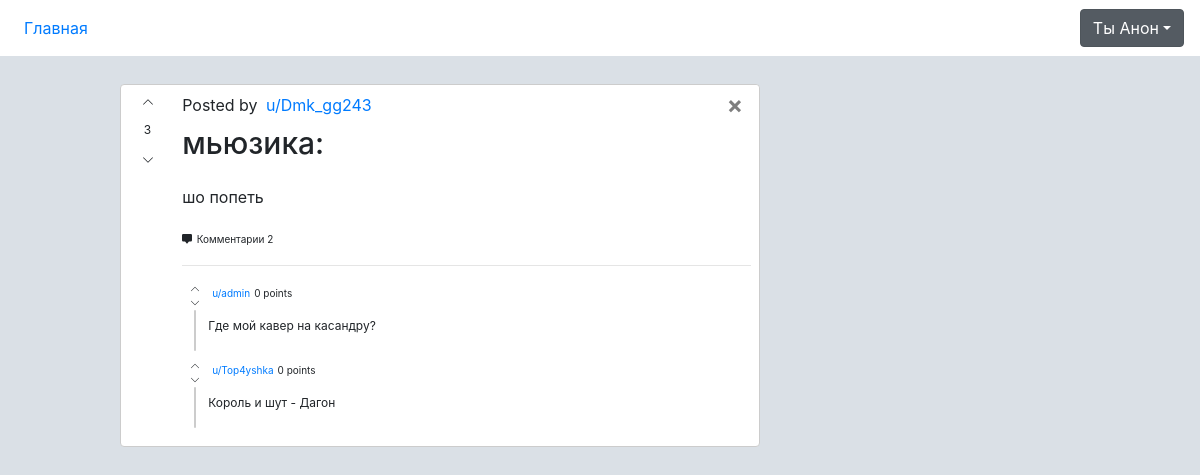
Page /page/36 on the committed database.
### web/models.py (models this page shows, shortened)
class Publication(models.Model):
    community = models.ForeignKey(Communities, on_delete=models.CASCADE, verbose_name='Сообщество', blank=True, null=True)
    author = models.ForeignKey(User, on_delete=models.CASCADE, verbose_name='Автор статьи', blank=True, null=True)
    name = models.CharField(max_length=120, verbose_name="Название")
    create_date = models.DateTimeField(auto_now=True)
    text = models.TextField(verbose_name="Текст")
    karma = models.IntegerField(verbose_name="Популярность статьи", default=0)
    likes = models.ManyToManyField(User, related_name='likes', blank=True)
    dislikes = models.ManyToManyField(User, related_name='dislikes', blank=True)
    class Meta:
        verbose_name = "Статьи"
        verbose_name_plural = "Статьи"

class Comments(models.Model):
    publication = models.ForeignKey(Publication, on_delete=models.CASCADE, verbose_name='Статья', blank=True, null=True, related_name='comments_publication')
    author = models.ForeignKey(User, on_delete=models.CASCADE, verbose_name='Автор комментария', blank=True, null=True)
    create_date = models.DateTimeField(auto_now=True)
    text = models.TextField(verbose_name="Текст комментария")
    status = models.BooleanField(verbose_name="Видемость статьи", default=True)
    karma = models.IntegerField(verbose_name="Популярность комментария", default=0)
    class Meta:
        verbose_name = "Комментарий"
        verbose_name_plural = "Комментарии"

### web/views.py (the view)
# urls.py: path('page/<int:pk>', views.PublicationDetail, name="page"),
def PublicationDetail(request, pk):
    publication = get_object_or_404(Publication, id=pk)
    if request.method == 'POST':
        comment_form = CommentsForm(request.POST or None)
        if comment_form.is_valid():
            text = request.POST.get('text')
            comment = Comments.objects.create(publication=publication, author=request.user, text=text)
            comment.save()
            return HttpResponseRedirect(publication.get_absolute_url())
    else:
        comment_form = CommentsForm()
        rget = str(request)
        pageid = rget[25:-2]
        print(pageid, " - pageid")
        publications = Publication.objects.filter(id=pageid)
        for publication in publications:
            id = publication.id
            author = publication.author
            name = publication.name
            create_date = publication.create_date
            text = publication.text
            karma = publication.karma
            comments_publication = publication.comments_publication.all
        else:
            comments_form = CommentsForm()
        if publication.likes.filter(id=request.user.id).exists():
            is_liked = True
        else:
            is_liked = False
        if publication.dislikes.filter(id=request.user.id).exists():
            is_disliked = True
        else:
            is_disliked = False
        context = {
            'id': id,
            'author': author,
            'name': name,
            'create_date': create_date,
            'text': text,
            'karma': karma,
            'comments_publication': comments_publication,
            'is_liked': is_liked,
            'is_disliked': is_disliked,
            'comment_form': comment_form,
        }
        return render(request, 'page_rl.html', context)

### templates/page_rl.html (shortened to what this page needs)
{% extends "base.html" %}
{% block content %}
<br>
<br>
<br>
<div class="container mx-auto">
    <div class="flex w-960 mx-auto">
        <div class="w-2/3">
            <div class="py-2">
                <div class="py-1">
                    <div class="postdivmain">
                        <div class="w-1/12 flex flex-col items-c">
                            {% if is_liked %}
                            <form action="{% url 'like_publications' %}" method="post">
                                {% csrf_token %}
                                <button type="submit" name="publications_id" value="{{id}}" class="btn btn-success text-xs">
                                    <svg class="bi bi-chevron-up" width="1em" height="1em" viewBox="0 0 16 16" fill="currentColor" xmlns="http://www.w3.org/2000/svg"><path fill-rule="evenodd" d="M7.646 4.646a.5.5 0 0 1 .708 0l6 6a.5.5 0 0 1-.708.708L8 5.707l-5.646 5.647a.5.5 0 0 1-.708-.708l6-6z"/></svg>
                                </button>
                            </form>
                            <span class="text-xs font-semibodl my-1">{{karma}}</span>
                            <form action="{% url 'like_publications' %}" method="post">
                                {% csrf_token %}
                                <button type="submit" name="publications_id" value="{{id}}" class="btn text-xs">
                                    <svg class="bi bi-chevron-down" width="1em" height="1em" viewBox="0 0 16 16" fill="currentColor" xmlns="http://www.w3.org/2000/svg"><path fill-rule="evenodd" d="M1.646 4.646a.5.5 0 0 1 .708 0L8 10.293l5.646-5.647a.5.5 0 0 1 .708.708l-6 6a.5.5 0 0 1-.708 0l-6-6a.5.5 0 0 1 0-.708z"/></svg>
                                </button>
                            </form>
                            {% else %}
                            <form action="{% url 'like_publications' %}" method="post">
                                <button type="submit" name="publications_id" value="{{id}}" class="btn text-xs">
                                    <svg class="bi bi-chevron-up" width="1em" height="1em" viewBox="0 0 16 16" fill="currentColor" xmlns="http://www.w3.org/2000/svg"><path fill-rule="evenodd" d="M7.646 4.646a.5.5 0 0 1 .708 0l6 6a.5.5 0 0 1-.708.708L8 5.707l-5.646 5.647a.5.5 0 0 1-.708-.708l6-6z"/></svg>
                                </button>
                            </form>
                            <span class="text-xs font-semibodl my-1">{{karma}}</span>
                            <form action="{% url 'dislike_publications' %}" method="post">
                                <button type="submit" name="publications_id" value="{{id}}" class="btn text-xs">
                                    <svg class="bi bi-chevron-down" width="1em" height="1em" viewBox="0 0 16 16" fill="currentColor" xmlns="http://www.w3.org/2000/svg"><path fill-rule="evenodd" d="M1.646 4.646a.5.5 0 0 1 .708 0L8 10.293l5.646-5.647a.5.5 0 0 1 .708.708l-6 6a.5.5 0 0 1-.708 0l-6-6a.5.5 0 0 1 0-.708z"/></svg>
                                </button>
                            </form>
                            {% endif %}
                        </div>
                        <div class="w-11/12 postdiv">
                            <button onmousedown="javascript:location.replace('/');" type="button" class="close mr-2" data-dismiss="modal" aria-label="Close">
                              <span aria-hidden="true">&times;</span>
                            </button>
                            <div class="items-c text-sc mb-2">
                                <span class="text-grey">Posted by </span>
                                <a href="/user/{{ author }}" class="text-grey ml-1 mx-1 no-underline hover:underline"> u/{{author}}</a>
                            </div>
                            <div>
                                <h1 style="font-size: 30px;" class="mb-1">{{name}}</h1>
                                <p class="mt-4">{{ text| safe }}</p>
                            </div>
                            <svg class="bi bi-chat-square-fill" width="10px" height="10px" viewBox="0 0 16 16" fill="currentColor" xmlns="http://www.w3.org/2000/svg">
                              <path fill-rule="evenodd" d="M2 0a2 2 0 0 0-2 2v8a2 2 0 0 0 2 2h2.5a1 1 0 0 1 .8.4l1.9 2.533a1 1 0 0 0 1.6 0l1.9-2.533a1 1 0 0 1 .8-.4H14a2 2 0 0 0 2-2V2a2 2 0 0 0-2-2H2z"/>
                            </svg>
                            <span style="font-size: 10px; bottom: 50px;">Комментарии {{comments_publication.count}}</span>
                            {% if comments_publication.count > 0 %}
                            <hr>
                            <div class="mt-2">
                                {% for comment in comments_publication.all%}
                                <div class="flex mb-2 mt-2">
                                    <div class="flex flex-col items-c">
                                        <button class="btn size-sm text-xs">
                                            <svg class="bi bi-chevron-up" transform="translate(-5,-10)" width="10px" height="10px" viewBox="0 0 16 16" fill="currentColor" xmlns="http://www.w3.org/2000/svg">
                                                <path fill-rule="evenodd" d="M7.646 4.646a.5.5 0 0 1 .708 0l6 6a.5.5 0 0 1-.708.708L8 5.707l-5.646 5.647a.5.5 0 0 1-.708-.708l6-6z"/>
                                            </svg>
                                        </button>
                                        <button class="text-xs size-sm btn">
                                            <svg class="bi bi-chevron-down" transform="translate(-5,-10)" width="10px" height="10px" viewBox="0 0 16 16" fill="currentColor" xmlns="http://www.w3.org/2000/svg">
                                                <path fill-rule="evenodd" d="M1.646 4.646a.5.5 0 0 1 .708 0L8 10.293l5.646-5.647a.5.5 0 0 1 .708.708l-6 6a.5.5 0 0 1-.708 0l-6-6a.5.5 0 0 1 0-.708z"/>
                                            </svg>
                                        </button>
                                        <div class="gray-stick">
                                        </div>
                                    </div>
                                    <div class="">
                                        <div class="flex mt-1">
                                            <a href="/user/{{ comment.author }}" style="font-size: 10px" class="text-grey ml-1 mx-1 no-underline hover:underline"> u/{{comment.author}}</a>
                                            <p style="font-size: 10px">{{comment.karma}} points</p>
                                        </div>
                                        <div>
                                            <p style="font-size: 12px">{{ comment.text| safe }}</p>
                                        </div>
                                    </div>
                                </div>
                                {% endfor %}
                            </div>
                            {% endif %}
                        </div>
                    </div>
                </div>
            </div>
        </div>
        <div class="w-1/3">
        </div>
    </div>
</div>
{% endblock %}

### rows in the picture
Publication: name "мьюзика:", text "шо попеть", count "2"
Comments: author "admin", karma "0", text "Где мой кавер на касандру?"
Comments: author "Top4yshka", karma "0", text "Король и шут - Дагон"

### other values in the picture
{{ karma }} "3"
{{ author }} "Dmk_gg243"
